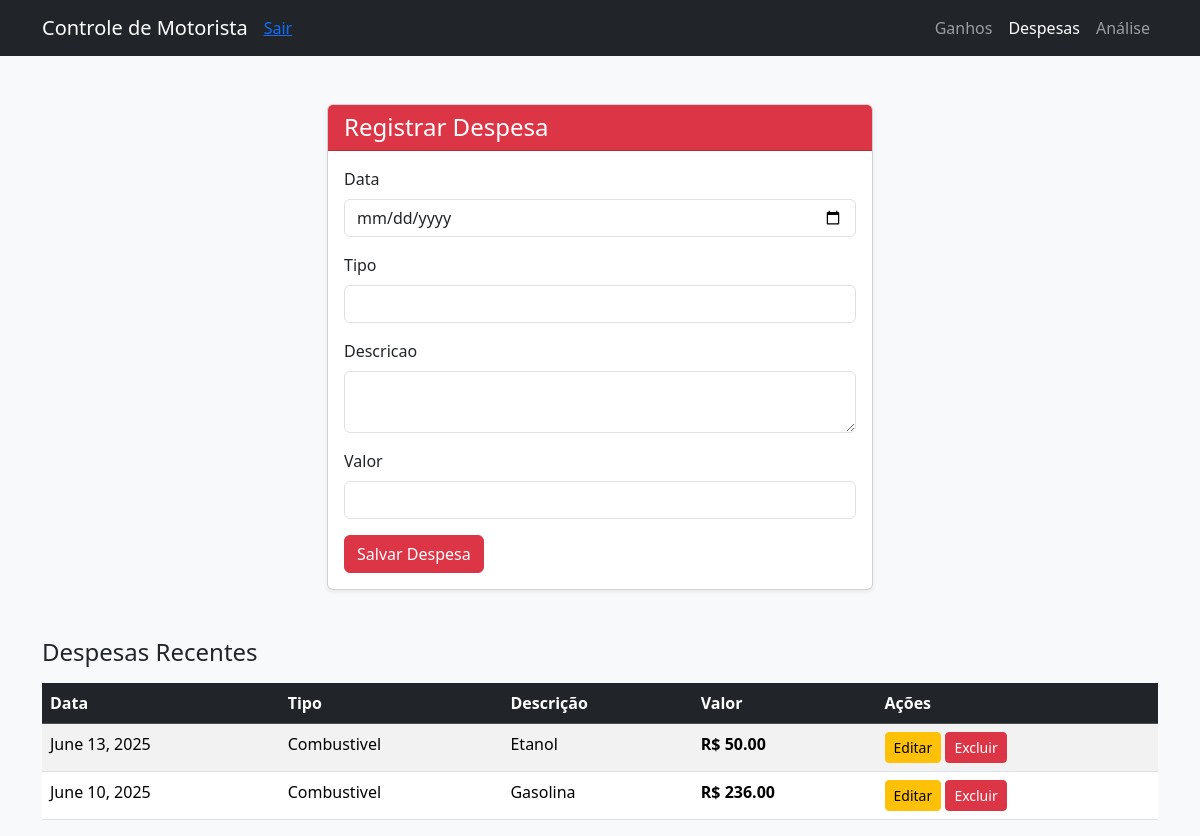
The page /despesas/ (signed in) on the database its author committed.
### registros/models.py (models this page shows, shortened)
class Despesa(models.Model):
    data = models.DateField()
    tipo = models.CharField(max_length=50)
    descricao = models.TextField(blank=True)
    valor = models.DecimalField(max_digits=10, decimal_places=2)
    user = models.ForeignKey(User, on_delete=models.CASCADE)

### registros/views.py (the view)
# urls.py: path('despesas/', views.registrar_despesa, name='registrar_despesa'),
@login_required
def registrar_despesa(request):
    if request.method == 'POST':
        form = DespesaForm(request.POST)
        if form.is_valid():
            despesa = form.save(commit=False)
            despesa.user = request.user
            despesa.save()
            return redirect('registrar_despesa')
    else:
        form = DespesaForm()
    despesas = Despesa.objects.filter(user=request.user).order_by('-data')
    return render(request, 'registros/despesas.html', {
        'form': form,
        'despesas': despesas,
    })

### registros/forms.py
class DespesaForm(forms.ModelForm):
    class Meta:
        model = Despesa
        fields = ['data', 'tipo', 'descricao', 'valor']
        widgets = {
            'data': forms.DateInput(attrs={'type': 'date', 'class': 'form-control'}),
            'tipo': forms.TextInput(attrs={'class': 'form-control'}),
            'descricao': forms.Textarea(attrs={'class': 'form-control', 'rows': 2}),
            'valor': forms.NumberInput(attrs={'class': 'form-control'}),
        }

### registros/templates/registros/despesas.html (shortened to what this page needs)
<!DOCTYPE html>
<html lang="pt-br">
<head>
    <link href="https://cdn.jsdelivr.net/npm/bootstrap@5.3.2/dist/css/bootstrap.min.css" rel="stylesheet">
</head>
<body class="bg-light">
<nav class="navbar navbar-expand-lg navbar-dark bg-dark mb-4">
  <div class="container">
    <a class="navbar-brand" href="#">Controle de Motorista</a>
    <div class="collapse navbar-collapse">
        <a href="{% url 'logout' %}">Sair</a>
      <ul class="navbar-nav ms-auto">
        <li class="nav-item"><a class="nav-link" href="{% url 'registrar_ganho' %}">Ganhos</a></li>
        <li class="nav-item"><a class="nav-link active" href="#">Despesas</a></li>
        <li class="nav-item"><a class="nav-link" href="{% url 'analise_faturamento' %}">Análise</a></li>
      </ul>
    </div>
  </div>
</nav>
    <div class="container mt-5">
        <div class="row justify-content-center">
            <div class="col-md-6">
                <div class="card shadow-sm">
                    <div class="card-header bg-danger text-white">
                        <h4 class="mb-0">
                            {% if editando %}Editar Despesa{% else %}Registrar Despesa{% endif %}
                        </h4>
                    </div>
                    <div class="card-body">
                        <form method="post">
                            {% for field in form %}
                                <div class="mb-3">
                                    <label class="form-label">{{ field.label }}</label>
                                    {{ field }}
                                </div>
                            {% endfor %}
                            <button type="submit" class="btn btn-danger">
                                {% if editando %}Atualizar{% else %}Salvar Despesa{% endif %}
                            </button>
                        </form>
                    </div>
                </div>
            </div>
        </div>
        {% if despesas %}
        <div class="mt-5">
            <h4>Despesas Recentes</h4>
            <table class="table table-striped table-hover mt-3">
                <thead class="table-dark">
                    <tr>
                        <th>Data</th>
                        <th>Tipo</th>
                        <th>Descrição</th>
                        <th>Valor</th>
                        <th>Ações</th>
                    </tr>
                </thead>
                <tbody>
                    {% for despesa in despesas %}
                    <tr>
                        <td>{{ despesa.data }}</td>
                        <td>{{ despesa.tipo }}</td>
                        <td>{{ despesa.descricao }}</td>
                        <td><strong>R$ {{ despesa.valor }}</strong></td>
                        <td>
                            <a href="{% url 'editar_despesa' despesa.pk %}" class="btn btn-sm btn-warning">Editar</a>
                            <a href="{% url 'excluir_despesa' despesa.pk %}" class="btn btn-sm btn-danger"
                               onclick="return confirm('Deseja excluir esta despesa?');">Excluir</a>
                        </td>
                    </tr>
                    {% endfor %}
                </tbody>
            </table>
        </div>
        {% endif %}
    </div>
</body>
</html>

### rows shown on the page
Despesa: data "June 13, 2025", tipo "Combustivel", descricao "Etanol", valor "50.00"
Despesa: data "June 10, 2025", tipo "Combustivel", descricao "Gasolina", valor "236.00"

### other values the page prints
{{ field.label }} "Data" "Tipo" "Descricao" "Valor"
